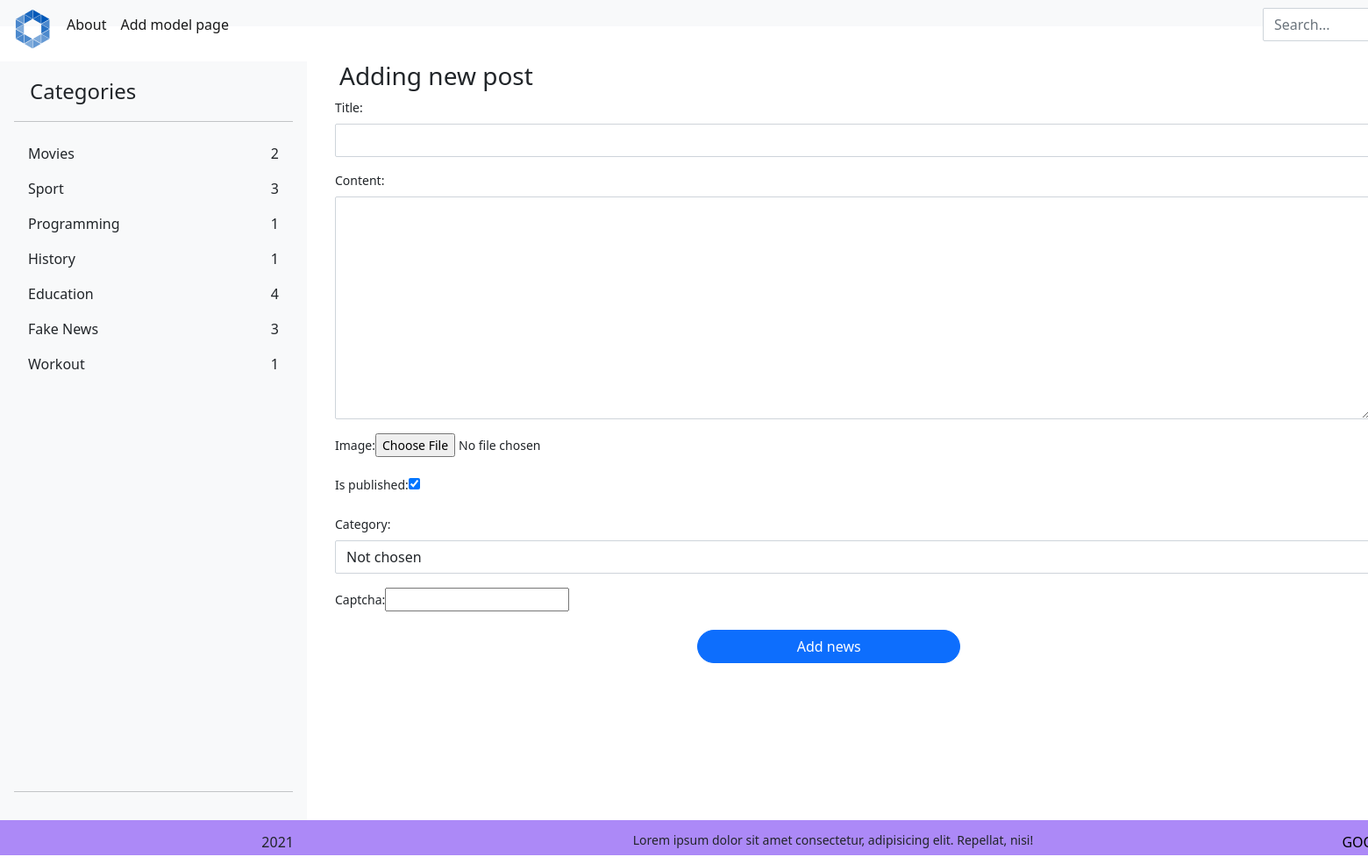
The page /add_page_model/ on the database its author committed.
### icon/models.py (models this page shows, shortened)
class Category(models.Model):
    name = models.CharField(max_length=100, db_index=True)
    slug = models.SlugField(max_length=255,
                            unique=True,
                            db_index=True,
                            verbose_name="URL",
                            null=True,
                            )
    ico = models.ImageField(
        upload_to="icons/Data%y/%m/%d/", null=True, blank=True)
    def __str__(self):
        return str(self.name).lower()
    def get_absolute_url(self):
        return reverse("category", kwargs={"category_name": self.slug})
    objects = models.Manager()
    sorted_objects = WomanFilterManager()
    count_cat = CountCategory()
    max_view = CountWiews()
    class Meta:
        verbose_name = "Category"
        verbose_name_plural = "Categories"
        ordering = ["name"]  # sorting categories at site

### icon/views.py (the view)
# urls.py: path("add_page_model/", NewsStore.as_view(), name="add_page_model"),
class NewsStore(DataMixin, CapMixin, CreateView):
    form_class = NewModelForm
    template_name = "icon/add_page_model.html"
    success_url = reverse_lazy("home")
    mix_prop = "add post"
    login_url = "sign_in"
    required_css_class = 'required'
    error_message = 'Something went wrong'
    def get_context_data(self, *, object_list=None, **kwargs):
        context = super().get_context_data(**kwargs)  # like dynamic list
        c_def = self.get_user_context(
            title=self.get_title(), ico="menu/img/ico/home_pink.png")
        return dict(list(context.items()) + list(c_def.items()))

### icon/forms.py (shortened to what this page needs)
class NewModelForm(forms.ModelForm):
    def __init__(self, *args, **kwargs):
        super().__init__(*args, **kwargs)
        self.fields["cat"].empty_label = "Not chosen"
    captcha = CaptchaField(label='Enter the text from the picture',
                           error_messages={'invalid': 'Wrong answer'})
    photo = forms.ImageField(label="Image",
                             validators=[validators.FileExtensionValidator(
                                 allowed_extensions=("gif", "png"))],
                             error_messages={"invalid_extention": """this file format
                                doesn't support"""})
    class Meta:
        model = Woman
        fields = ["title", "content", "photo", "is_published", "cat"]
        widgets = {
            'title': forms.TextInput(attrs={'class': 'form-control'}),
            'content': forms.Textarea(attrs={'class': 'form-control'}),
            'cat': forms.Select(attrs={'class': 'form-control'}),
            "views": forms.TextInput(attrs={'class': 'form-control'}),
        }

### icon/models.py (called while the page is built)
    def get_absolute_url(self):
        return reverse("post", kwargs={"slug_id": self.slug})

### icon/templatetags/menu_tags.py (called while the page is built)
@register.inclusion_tag("icon/new/show_category_list.html")
def get_categories_list(sort = None):
	if not sort:
		cats = Category.objects.annotate(publ = F("woman__is_published"), cnt = Count("woman", filter = Q(publ__gt = 0))).filter(cnt__gt = 0)
	else:
		cats = Category.objects.order_by(sort)
	return {"cats":cats}

@register.inclusion_tag("icon/new/get_top_chart.html")
def get_top_chart():
	order = Woman.objects.order_by("ip").last()
	return {"order": order}

@register.inclusion_tag("icon/new/get_most_liked.html")
def get_most_liked():
	queryset = Woman.objects.all()
	res = queryset.first()
	for elem in queryset:
		if elem.likes.count() > res.likes.count():
			res = elem
	return {"order": res}

### icon/utils.py (called while the page is built)
    def get_user_context(self, **kwargs):
        context = kwargs
        cats = Category.objects.all()
        woman = Woman.objects.filter(is_published=True).select_related('cat')
        user_menu = menu.copy()
        context["menu"] = user_menu
        context["cats"] = cats
        context["poster"] = woman
        return context

    def get_title(self):
        return self.mix_prop.title()

### templates/icon/add_page_model.html (shortened to what this page needs)
{% extends "icon/base.html" %}
{% load static %}
{% block content %}
		<div class="container">
			<h3 class="head-form">Adding new post</h3>
			<form action="{% url 'add_page_model' %}" method="post" enctype="multipart/form-data"
			style="width: 94%; margin-left: 20px;">
				{% for f in form %}
					<p>
						<label class="form-label" for="{{ f.id_for_label }}">
							{{f.label}}:
						</label>{{ f }}
					</p>
				{% endfor %}
				<button type="submit" style="margin-left: 25%; border-radius: 20px;" class="btn btn-primary btn-block" >Add news</button>
			</form>
		</div>
{% endblock %}

### templates/icon/new/show_category_list.html
{% for elem in cats %}
	  	<li class="nav-item">
	    	<a href="{{elem.get_absolute_url}}" class="nav-link link-dark new-link grid_link" aria-current="page">
	          	<span class="link__name">{{elem.name}}</span>
	          	<span class="link__count">{{elem.cnt}}</span>
	    	</a>
	  	</li>
{% endfor %}

### static/menu/css/style.css (style rules this page uses)
body { height: 100%; }
.btn-block { width: 300px; border-radius: 40px; position: relative; left: 10%; }
.head-form { margin-left: 25px; }
.grid_link { display: grid; grid-template-columns: repeat(2, 1fr); }
.link__count { text-align: right; }
@media only screen and (min-width: 1400px) { p { font-size: 14px } }
.form-control, .btn { min-height: 38px; border-radius: 2px; }

### rows shown on the page
Category: name "Movies", cnt "2"
Category: name "Sport", cnt "3"
Category: name "Programming", cnt "1"
Category: name "History", cnt "1"
Category: name "Education", cnt "4"
Category: name "Fake News", cnt "3"
Category: name "Workout", cnt "1"

### other values the page prints
{{ elem.title }} "About" "Add model page"
{{ f.label }} "Title" "Content" "Image" "Is published" "Category" "Captcha"
